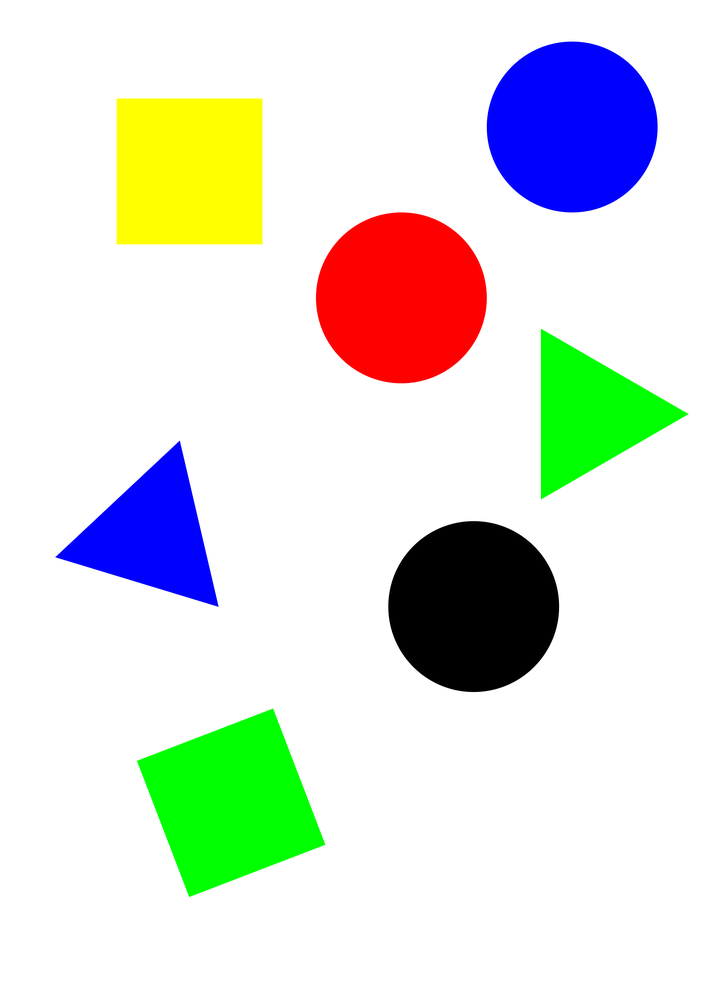
//> input picture task1/resources/task1_2.png, 706 x 999 px, shrunk from 2480 x 3508 before the run
$ ./main2   (built with g++ and OpenCV 4)
//> lines starting //> are read from the running program, lines starting //| are printed output that depends on the picture; after the words box and inside, x2 and y2 are one past the last pixel; in counts of white or black regions, pixels touching at a corner belong together
#include<opencv2/opencv.hpp>
#include<opencv2/imgproc/imgproc.hpp>
#include<opencv2/highgui/highgui.hpp>
#include<opencv2/imgcodecs.hpp>
#include <iostream>
#include <vector>


using namespace cv;
using namespace std;

std::string getColorName(const Scalar& color) {
    if (color[2] > 200 && color[1] > 50 && color[0] > 50) return "红";
    else if (color[2] > 100 && color[1] > 200 && color[0] > 100) return "绿";
    else if (color[2] > 50 && color[1] > 50 && color[0] > 200) return "蓝";
    else if (color[2] > 200 && color[1] > 200 && color[0] < 50) return "黄";
    else return "黑";
}


int main(){


   Mat img = cv::imread("/home/user/桌面/cv2/task1/resources/task1_2.png");	// 读取图像
//> img is the input picture: 999 rows x 706 cols, CV_8UC3; mean B, G, R 218.5, 225.6, 221.6
	if (img.empty())
	{
		std::cout << "Could not open or find the image" << std::endl;
		return -1;
	}
   namedWindow("result", cv::WINDOW_FREERATIO);

    // 转换为灰度图像
    Mat gray;
    cvtColor(img, gray, COLOR_BGR2GRAY);
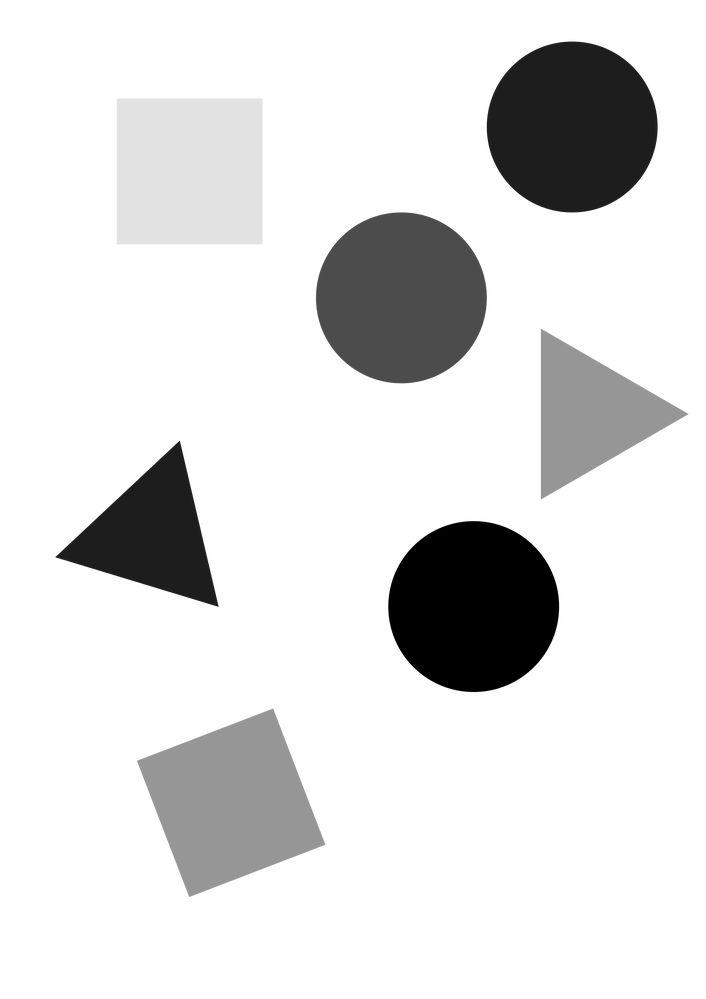
//> gray: 999 rows x 706 cols, CV_8UC1; min 0, max 255, mean 223.6

    // 进行边缘检测
    Mat edges;
    Canny(gray, edges, 50, 150);
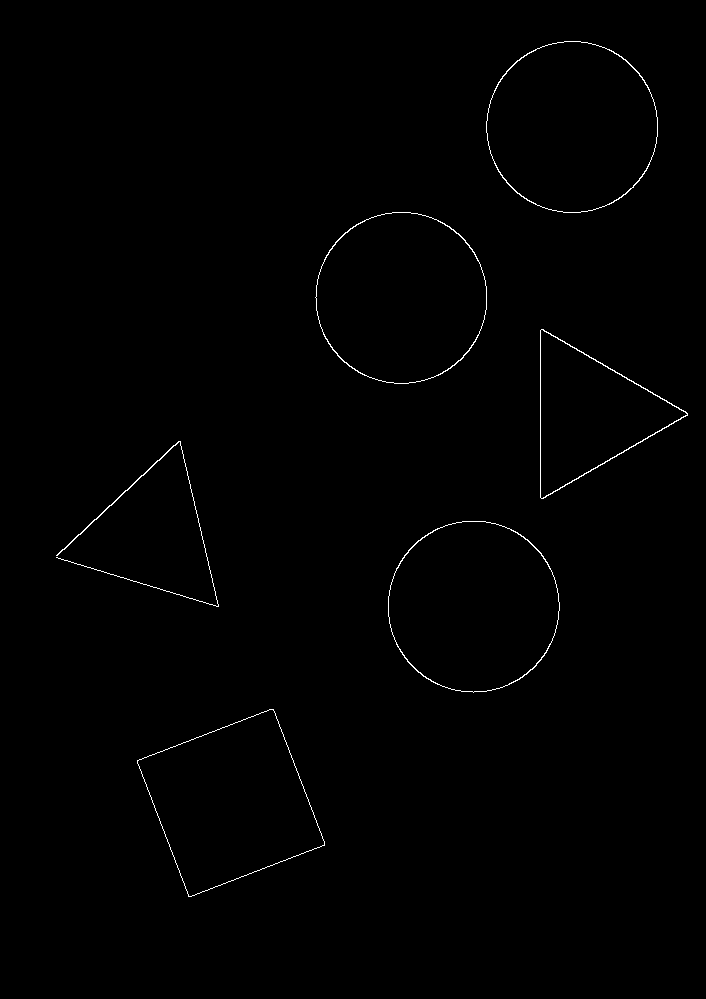
//> edges: 999 rows x 706 cols, CV_8UC1; 0.51% white in thin lines or dots, all inside (x1, y1, x2, y2) = (56, 41, 688, 897)

    // 查找轮廓
    vector<vector<Point>> contours;
    findContours(edges, contours, RETR_EXTERNAL, CHAIN_APPROX_SIMPLE);
//> contours = 6 contours; box (x1, y1, x2, y2) and area: (486, 41, 658, 213) 22994, (315, 212, 487, 384) 22991, (388, 521, 560, 693) 22980, (137, 709, 325, 897) 21279, (540, 329, 688, 499) 12770, (56, 441, 219, 607) 115

    int shapeCount = 0;
    for (const auto& contour : contours) {
        // 近似轮廓为多边形
        vector<Point> approx;
        approxPolyDP(contour, approx, arcLength(contour, true) * 0.02, true);

        int vertices = approx.size();
        Scalar shapeColor;
        string shapeName;

        if (vertices == 3) {
            shapeColor = Scalar(0, 0, 255); // 三角形为red
            shapeName = "三角形";
        } else if (vertices == 4) {
            shapeColor = Scalar(255, 0, 0); // 四边形为蓝色
            shapeName = "四边形";
        } else if (isContourConvex(approx) && vertices > 4) {
            shapeColor = Scalar(0, 255, 0); // 圆形（近似）为绿色
            shapeName = "圆形";
        }

        // 计算图形的平均颜色
        cv::Rect boundingRect = cv::boundingRect(approx);
        Scalar avgColor = mean(img(boundingRect));

        // 在控制台输出图形的颜色信息
            string colorName = getColorName(avgColor);
          cout << "序号：" << shapeCount + 1 << "，形状：" << shapeName << "，颜色：" << colorName << endl;


        drawContours(img, vector<vector<Point>>{approx}, -1, shapeColor, 5);

        Point textPosition = approx[0];
        shapeCount++;
        putText(img, to_string(shapeCount), textPosition, FONT_HERSHEY_SIMPLEX, 5, Scalar(0, 0, 0), 2);
    }
//> this loop made 6 passes
//> (vertices, boundingRect, avgColor, colorName, textPosition) on passes 1, 2, 5, 6: (4, Rect(137, 709, 188, 188), Scalar(101.4, 255, 101.4), '绿', Point(273, 709)), (8, Rect(388, 521, 171, 171), Scalar(55.1, 55.1, 55.1), '黑', Point(462, 521)), (8, Rect(316, 212, 171, 172), Scalar(56.25, 56.25, 255), '红', Point(392, 212)), (8, Rect(486, 41, 172, 172), Scalar(255, 57.39, 57.39), '蓝', Point(564, 41))
//> (vertices, boundingRect, avgColor, colorName, shapeColor, textPosition) on pass 3: (6, Rect(56, 441, 163, 166), Scalar(255, 136, 136), '蓝', Scalar(0), Point(56, 555))
//| 序号：1，形状：四边形，颜色：绿
//| 序号：2，形状：圆形，颜色：黑
//| 序号：3，形状：，颜色：蓝
//| 序号：4，形状：三角形，颜色：绿
//| 序号：5，形状：圆形，颜色：红
//| 序号：6，形状：圆形，颜色：蓝
//> pass 1, `putText(img, to_string(shapeCount), textPosition, FONT_HERSHEY_SIMPLEX..`:
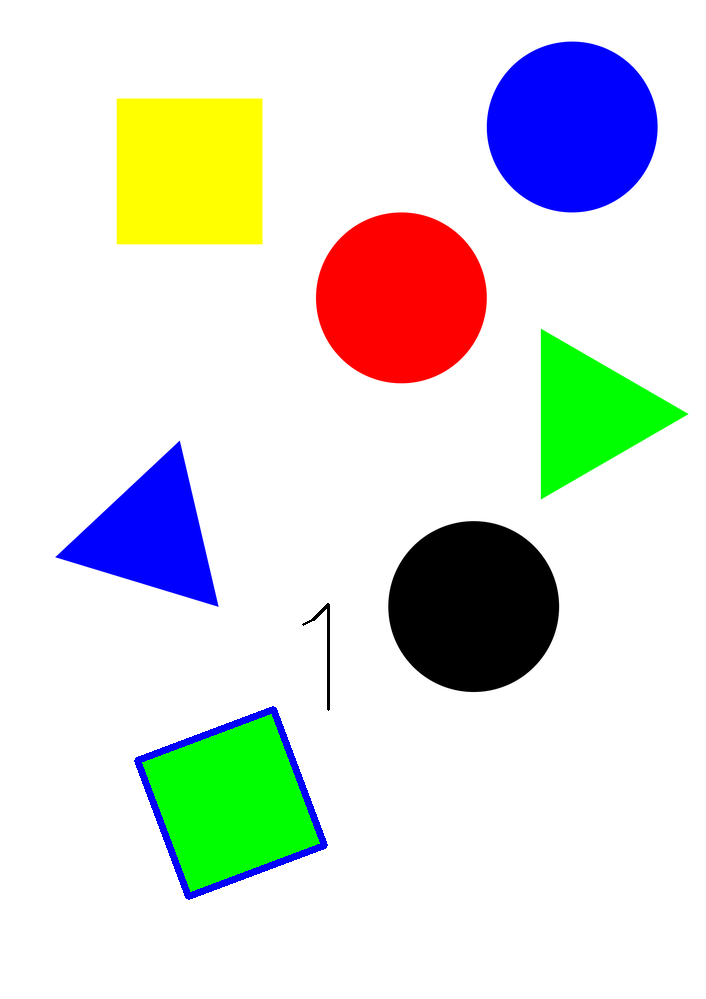
//> img: 999 rows x 706 cols, CV_8UC3; 0.63% of pixels changed, all inside (x1, y1, x2, y2) = (134, 603, 330, 900)
//> pass 2, `putText(img, to_string(shapeCount), textPosition, FONT_HERSHEY_SIMPLEX..`:
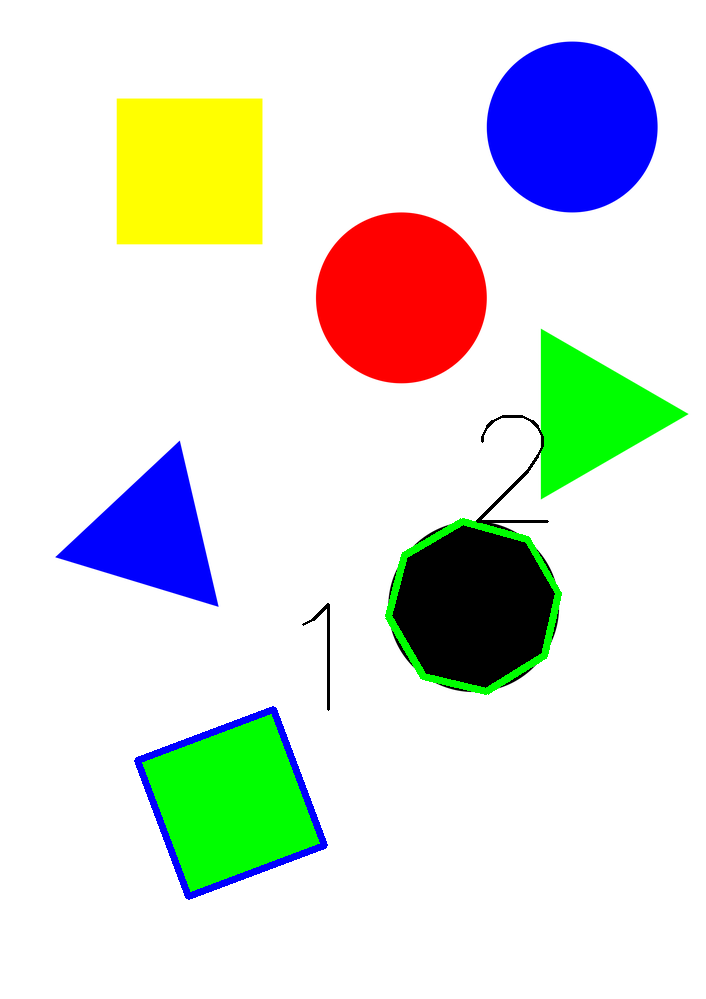
//> img: 999 rows x 706 cols, CV_8UC3; 0.64% of pixels changed, all inside (x1, y1, x2, y2) = (385, 415, 562, 695)
//> pass 3, `putText(img, to_string(shapeCount), textPosition, FONT_HERSHEY_SIMPLEX..`:
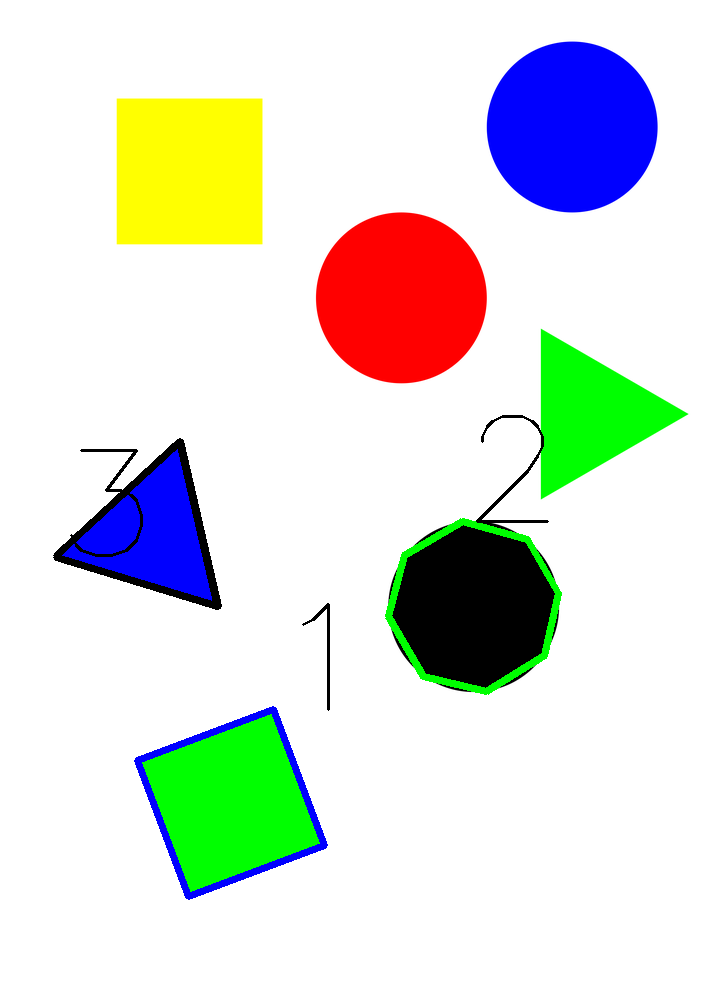
//> img: 999 rows x 706 cols, CV_8UC3; 0.64% of pixels changed, all inside (x1, y1, x2, y2) = (53, 438, 222, 610)
//> after the loop:
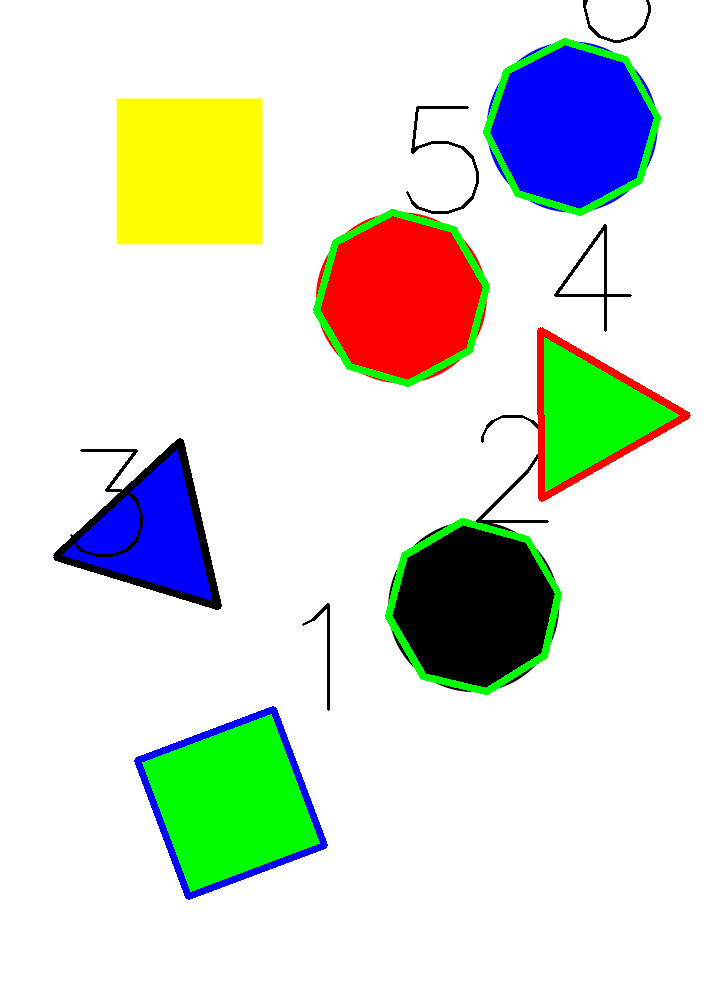
//> img: 999 rows x 706 cols, CV_8UC3; 1.84% of pixels changed, all inside (x1, y1, x2, y2) = (313, 0, 691, 502)
//> after the loop, shapeCount = 6

    imshow("result", img);
    waitKey(0);

    return 0;
}

$ run again, with task1/resources/task1_1.png copied over task1/resources/task1_2.png
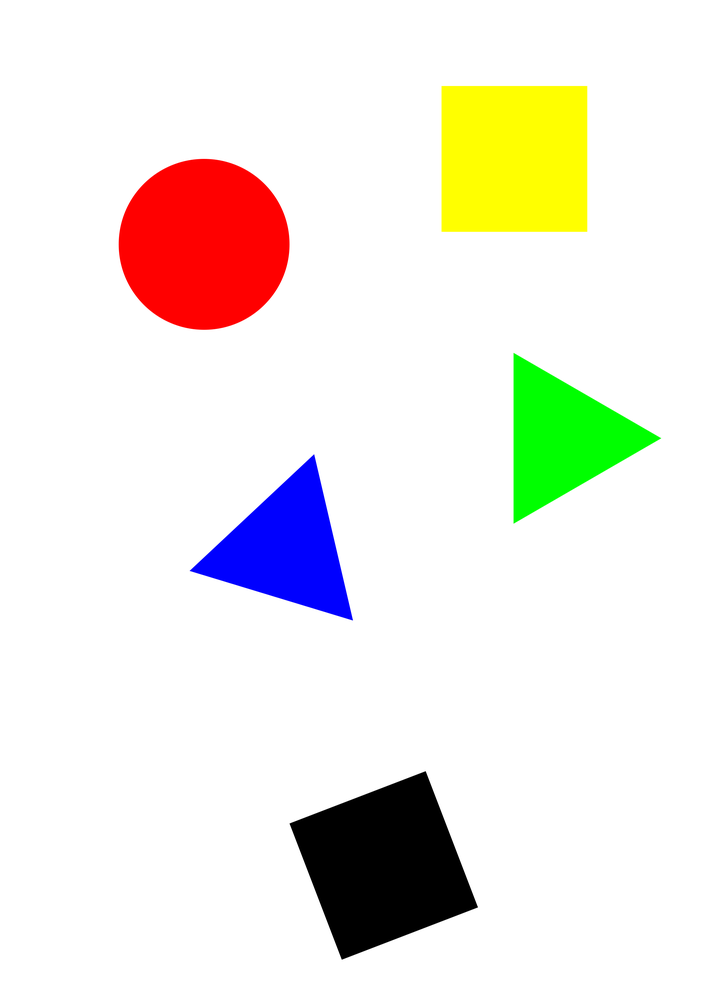
//> input picture task1/resources/task1_1.png, 706 x 999 px, shrunk from 2480 x 3508 before the run
//> img is the input picture: 999 rows x 706 cols, CV_8UC3; mean B, G, R 226.8, 234.5, 238.2
//> `Canny(gray, edges, 50, 150);`:
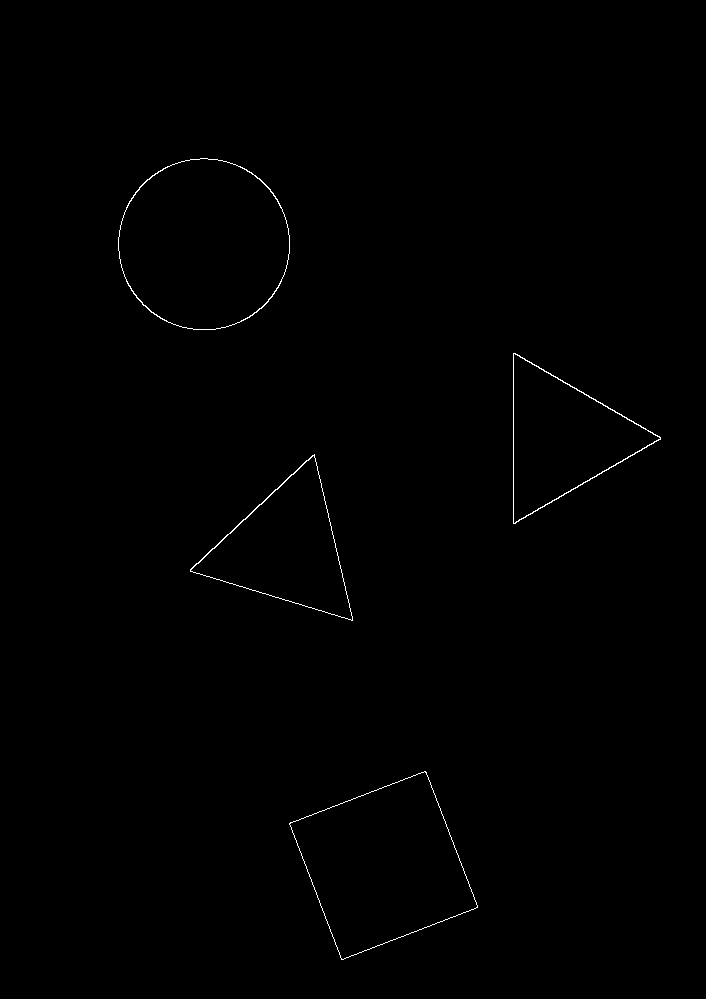
//> edges: 999 rows x 706 cols, CV_8UC1; 0.34% white in thin lines or dots, all inside (x1, y1, x2, y2) = (118, 158, 661, 960)
//> contours = 4 contours; box (x1, y1, x2, y2) and area: (118, 158, 290, 330) 22996, (289, 771, 478, 960) 21286, (513, 353, 661, 524) 12717, (190, 454, 353, 621) 12682
//> the loop `for (const auto& contour : contours)` made 4 passes
//> (vertices, boundingRect, avgColor, colorName, textPosition) on passes 1, 4: (4, Rect(289, 771, 189, 189), Scalar(103.1, 103.1, 103.1), '黑', Point(425, 771)), (8, Rect(119, 159, 170, 171), Scalar(54, 54, 255), '红', Point(190, 159))
//> (printed output is left out)
//> after the loop `for (const auto& contour : contours)`:
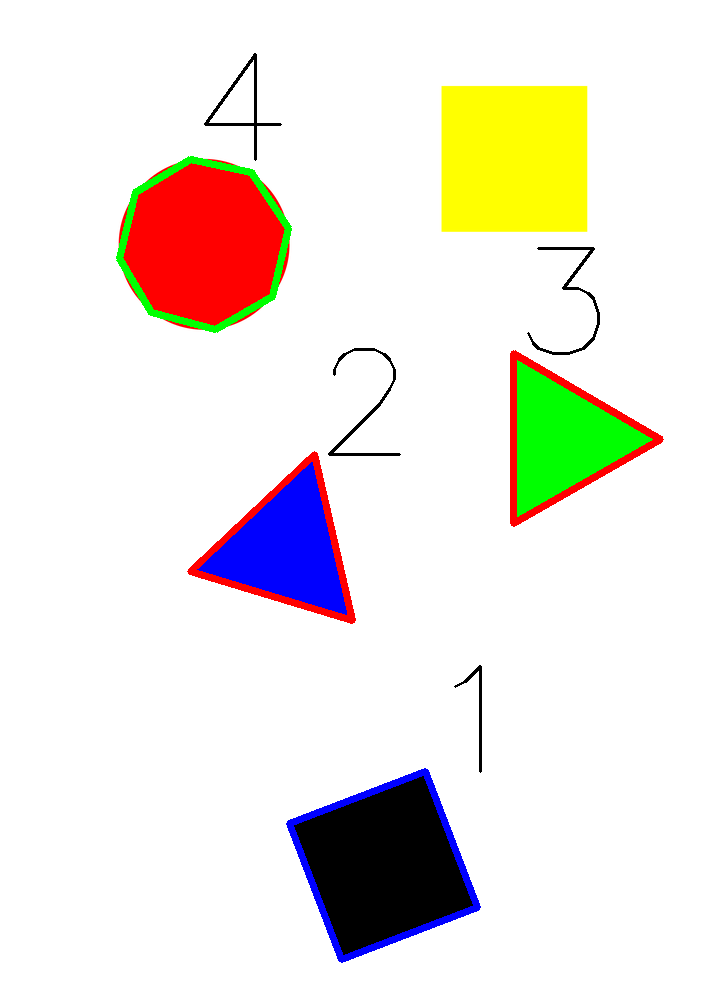
//> img: 999 rows x 706 cols, CV_8UC3; mean B, G, R 224.4, 232, 236.4
//> after the loop `for (const auto& contour : contours)`: shapeCount = 4
